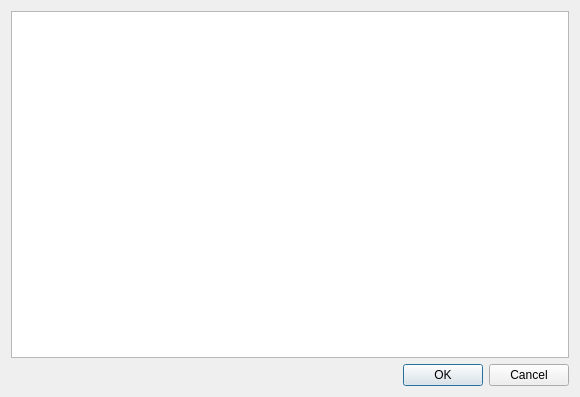
<?xml version="1.0" encoding="UTF-8"?>
<ui version="4.0">
 <class>DlgGetPatternFileInfo</class>
 <widget class="QDialog" name="DlgGetPatternFileInfo">
  <property name="geometry">
   <rect>
    <x>0</x>
    <y>0</y>
    <width>580</width>
    <height>397</height>
   </rect>
  </property>
  <property name="windowTitle">
   <string>File Info</string>
  </property>
  <layout class="QGridLayout" name="gridLayout">
   <item row="1" column="0">
    <widget class="QDialogButtonBox" name="buttonBox">
     <property name="orientation">
      <enum>Qt::Horizontal</enum>
     </property>
     <property name="standardButtons">
      <set>QDialogButtonBox::Cancel|QDialogButtonBox::Ok</set>
     </property>
    </widget>
   </item>
   <item row="0" column="0">
    <widget class="QTableView" name="TblFileInfo"/>
   </item>
  </layout>
 </widget>
 <resources/>
 <connections>
  <connection>
   <sender>buttonBox</sender>
   <signal>accepted()</signal>
   <receiver>DlgGetPatternFileInfo</receiver>
   <slot>accept()</slot>
   <hints>
    <hint type="sourcelabel">
     <x>248</x>
     <y>254</y>
    </hint>
    <hint type="destinationlabel">
     <x>157</x>
     <y>274</y>
    </hint>
   </hints>
  </connection>
  <connection>
   <sender>buttonBox</sender>
   <signal>rejected()</signal>
   <receiver>DlgGetPatternFileInfo</receiver>
   <slot>reject()</slot>
   <hints>
    <hint type="sourcelabel">
     <x>316</x>
     <y>260</y>
    </hint>
    <hint type="destinationlabel">
     <x>286</x>
     <y>274</y>
    </hint>
   </hints>
  </connection>
 </connections>
</ui>
